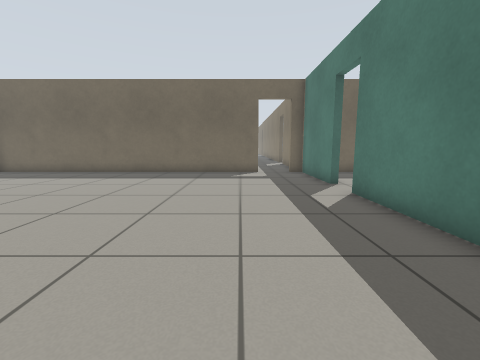
View 1 (above)

24 first-person views from a walk through a robot-simulator world made for Gazebo. The camera is 0.72 m above the floor, tilts 8° down and sees 90° across. The floor is counted in squares, 0.5 m on a side. Each view is taken from the middle of a square. On the plan, view 1 faces up. The plan holds only what a view shows up to about 13 squares ahead; the rest is blank. The place goes on beyond the plan. Gazebo's built-in surfaces are drawn with simple patterns.

View 2
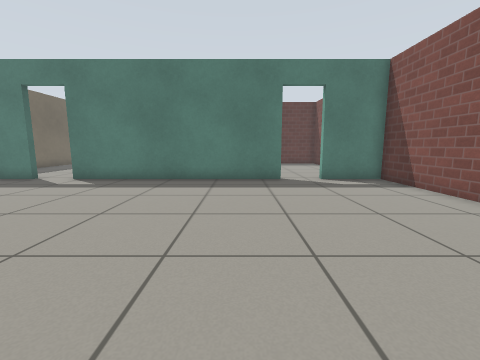

View 3
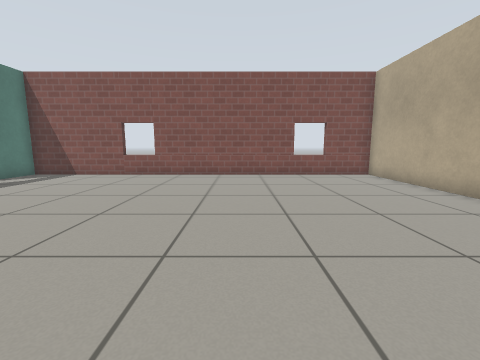

View 4
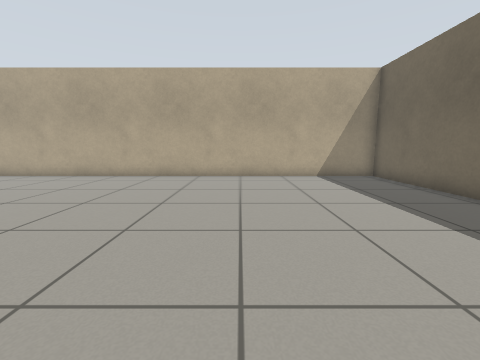

View 5
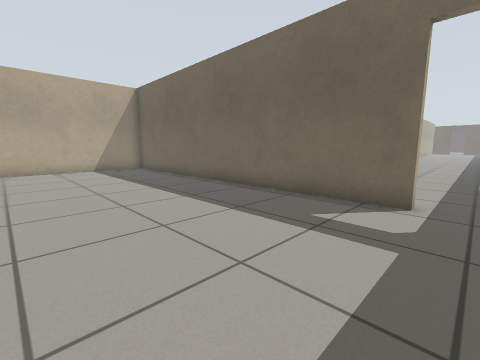

View 6
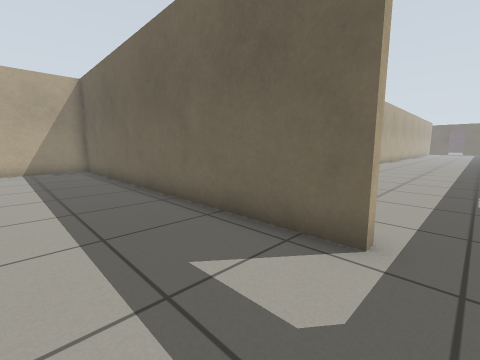

View 7
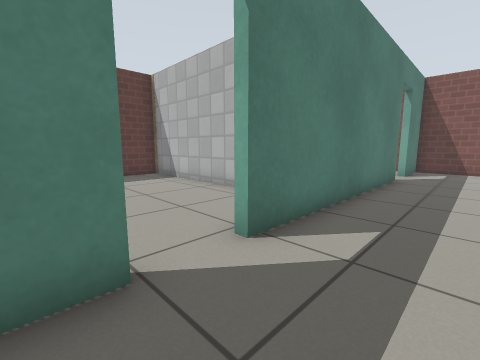

View 8
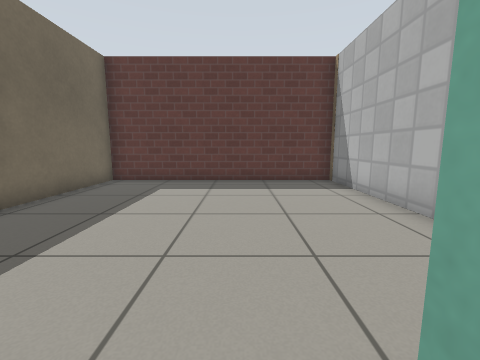

View 9
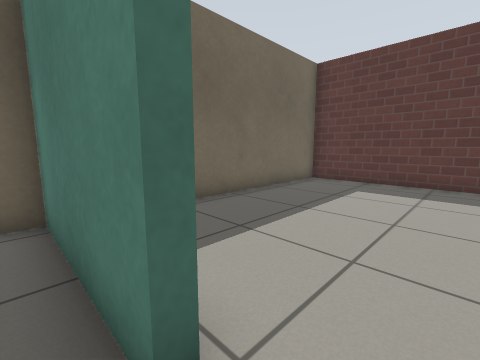

View 10
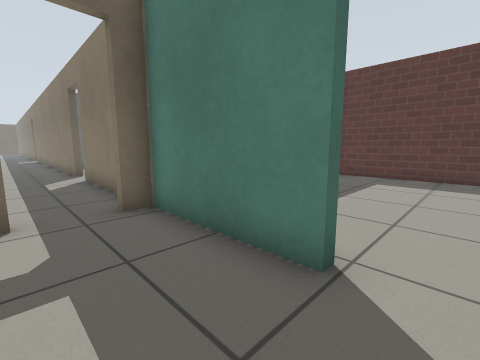

View 11
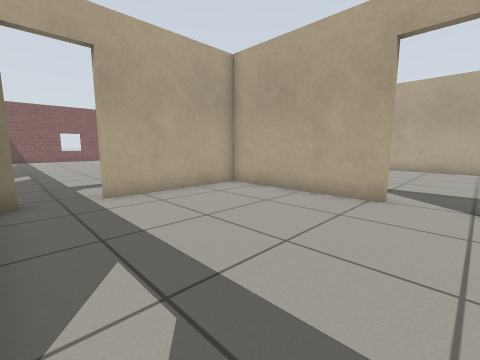

View 12
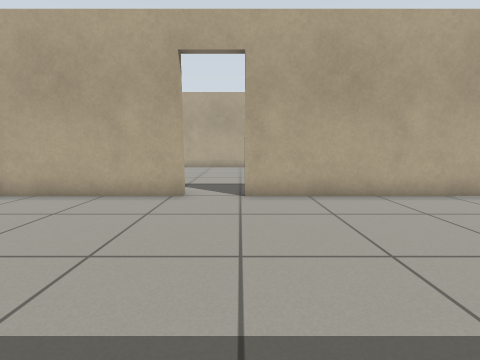

View 13
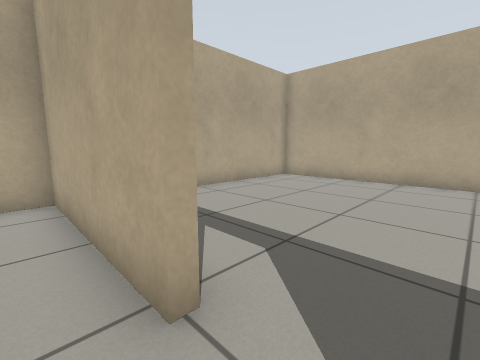

View 14
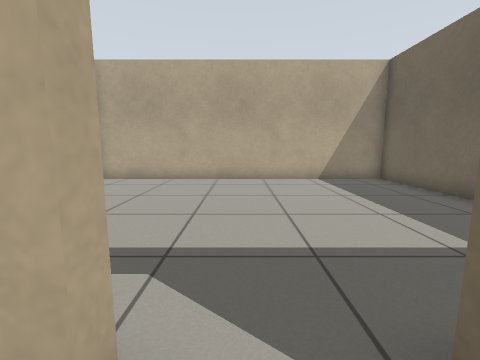

View 15
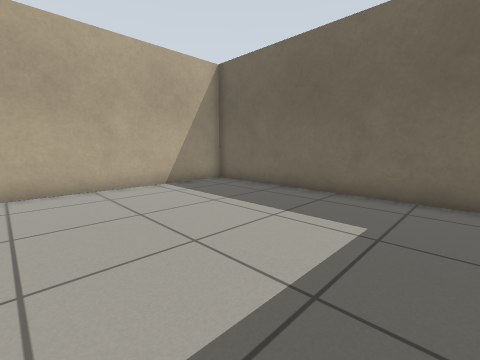

View 16
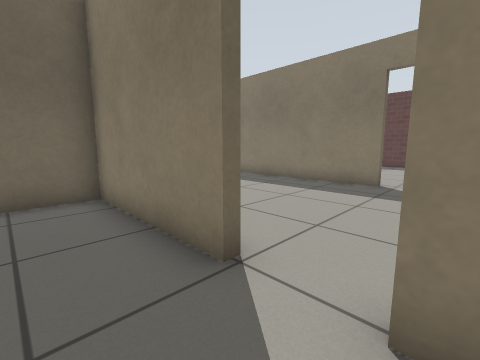

View 17
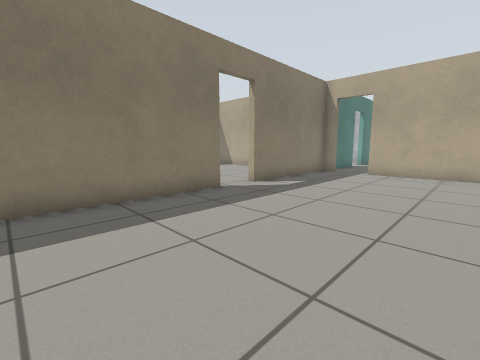

View 18
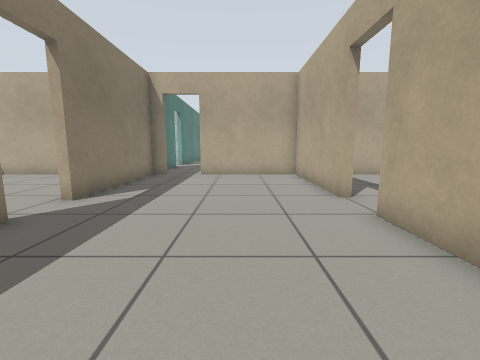

View 19
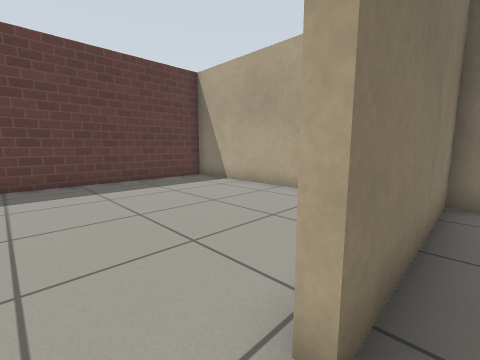

View 20
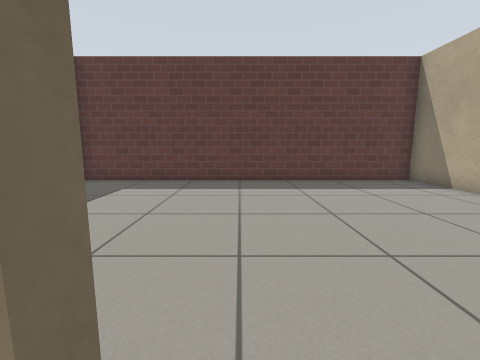

View 21
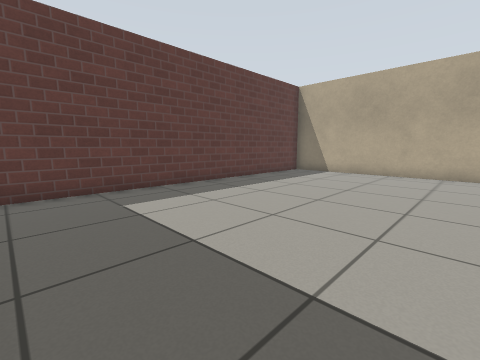

View 22
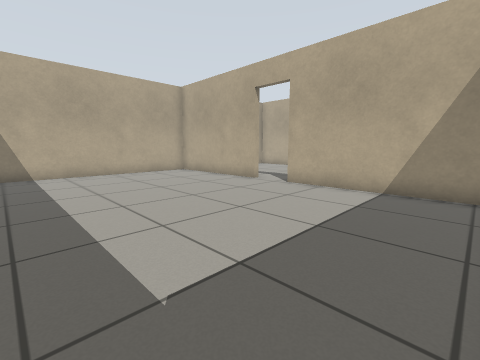

View 23
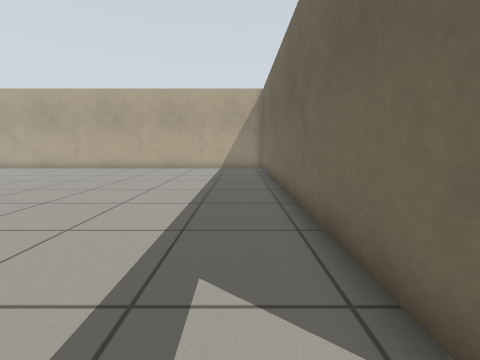

View 24
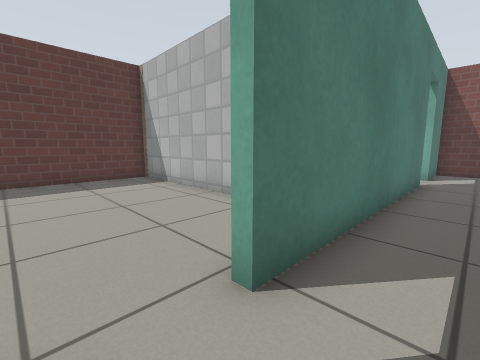

### Floor plan
Ten units are one square. View 1 is at (0, 0); x grows to the right and y downward. Boxes are objects, and circles mark ways between rooms. Rooms are numbered by the first view taken in them; rooms with no view inside come last. Other rooms are left out.
<svg viewBox="-141 -280 278 347">
<path fill="none" stroke="#000" d="M35 19 35 -73M35 -91 35 -135M10 -135 -136 -135 -136 62 35 62 35 36M35 -215 35 -275M-38 -193 -38 -138 10 -138M-38 -275 -38 -211M35 -138 35 -197M-41 -189 -41 -193M-41 -211 -41 -262 -136 -262 -136 -138 -67 -138M38 -197 38 -162M38 -271 38 -215M49 -138 132 -138 132 -275"/>
<circle cx="17" cy="-137" r="3" fill="#2a7"/>
<circle cx="-40" cy="-205" r="3" fill="#2a7"/>
<circle cx="40" cy="-205" r="3" fill="#2a7"/>
<text x="-50" y="-30">1</text>
<text x="0" y="-210">2</text>
<text x="-90" y="-200">3</text>
<text x="80" y="-210">4</text>
</svg>
Room 1 opens to room 2. Room 2 opens to room 3. Room 2 opens to room 4.

Where each view was taken, in squares from view 1:
view 1: 0 up, 0 right, facing up
view 2: 0 up, 7 left, facing right
view 3: 6 up, 7 left, facing down
view 4: 7 up, 2 left, facing left
view 5: 7 up, 2 right, facing up-left
view 6: 10 up, 2 right, facing up-left
view 7: 10 up, 1 right, facing down-right
view 8: 8 up, 3 right, facing right
view 9: 8 up, 3 right, facing up-right
view 10: 8 up, 1 right, facing up-right
view 11: 21 up, 3 right, facing down-left
view 12: 21 up, 3 right, facing left
view 13: 21 up, 3 left, facing down-left
view 14: 20 up, 3 left, facing left
view 15: 19 up, 5 left, facing up-left
view 16: 19 up, 6 left, facing up-right
view 17: 27 up, 3 left, facing down-right
view 18: 26 up, 1 left, facing down
view 19: 21 up, 3 right, facing down-right
view 20: 21 up, 3 right, facing right
view 21: 27 up, 5 right, facing down-right
view 22: 27 up, 12 right, facing down-left
view 23: 12 up, 2 right, facing left
view 24: 9 up, 2 right, facing down-right
